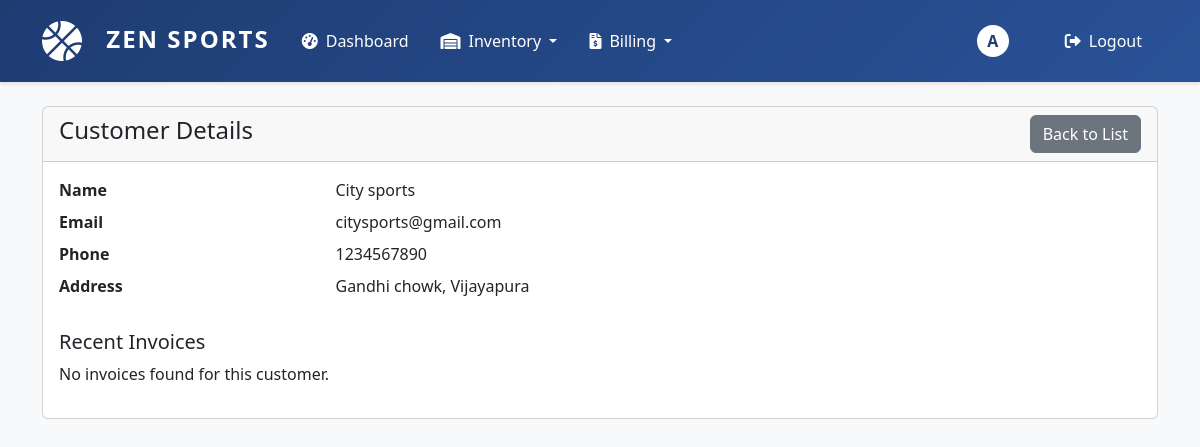
/customers/2/ (signed in), run on an earlier commit of the app's database.
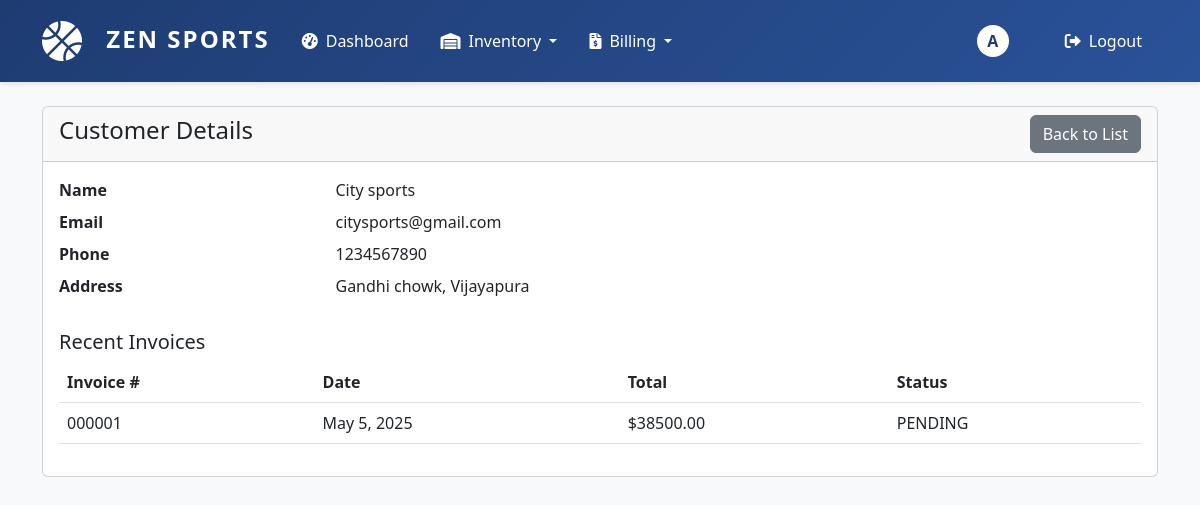
And on a later commit of the database.
### billing/models.py (models this page shows, shortened)
class Invoice(models.Model):
    PAYMENT_STATUS_CHOICES = [
        ('PENDING', 'Pending'),
        ('PAID', 'Paid'),
        ('CANCELLED', 'Cancelled'),
    ]
    customer = models.ForeignKey(Customer, on_delete=models.PROTECT, related_name='invoices')
    invoice_number = models.CharField(max_length=50, unique=True)
    invoice_date = models.DateField()
    payment_status = models.CharField(max_length=20, choices=PAYMENT_STATUS_CHOICES, default='PENDING')
    subtotal = models.DecimalField(max_digits=10, decimal_places=2)
    tax = models.DecimalField(max_digits=10, decimal_places=2)
    discount = models.DecimalField(max_digits=10, decimal_places=2, default=0)
    total = models.DecimalField(max_digits=10, decimal_places=2)
    notes = models.TextField(blank=True)
    created_at = models.DateTimeField(auto_now_add=True)
    updated_at = models.DateTimeField(auto_now=True)

### customers/views.py (the view)
# urls.py: path('<int:pk>/', views.customer_detail, name='customer_detail'),
@login_required
def customer_detail(request, pk):
    customer = get_object_or_404(Customer, pk=pk)
    invoices = customer.invoices.all().order_by('-invoice_date')
    return render(request, 'customers/customer_detail.html', {
        'customer': customer,
        'invoices': invoices
    })

### templates/customers/customer_detail.html (shortened to what this page needs)
{% extends 'base.html' %}
{% block content %}
<div class="card">
    <div class="card-header d-flex justify-content-between align-items-center">
        <h4>Customer Details</h4>
        <a href="{% url 'customers:customer_list' %}" class="btn btn-secondary">Back to List</a>
    </div>
    <div class="card-body">
        <dl class="row">
            <dt class="col-sm-3">Name</dt>
            <dd class="col-sm-9">{{ customer.name }}</dd>
            <dt class="col-sm-3">Email</dt>
            <dd class="col-sm-9">{{ customer.email }}</dd>
            <dt class="col-sm-3">Phone</dt>
            <dd class="col-sm-9">{{ customer.phone }}</dd>
            <dt class="col-sm-3">Address</dt>
            <dd class="col-sm-9">{{ customer.address }}</dd>
        </dl>
        <h5 class="mt-4">Recent Invoices</h5>
        {% if invoices %}
        <div class="table-responsive">
            <table class="table">
                <thead>
                    <tr>
                        <th>Invoice #</th>
                        <th>Date</th>
                        <th>Total</th>
                        <th>Status</th>
                    </tr>
                </thead>
                <tbody>
                    {% for invoice in invoices %}
                    <tr>
                        <td>{{ invoice.invoice_number }}</td>
                        <td>{{ invoice.invoice_date }}</td>
                        <td>${{ invoice.total }}</td>
                        <td>{{ invoice.payment_status }}</td>
                    </tr>
                    {% endfor %}
                </tbody>
            </table>
        </div>
        {% else %}
        <p>No invoices found for this customer.</p>
        {% endif %}
    </div>
</div>
{% endblock %}

What changed in the data, as far as the page shows it:
added Invoice: invoice_number "000001", invoice_date "May 5, 2025", total "38500.00", payment_status "PENDING"
Also different on the page:
text no longer shown: "No invoices found for this customer."
text now shown: "Invoice # Date Total Status"
